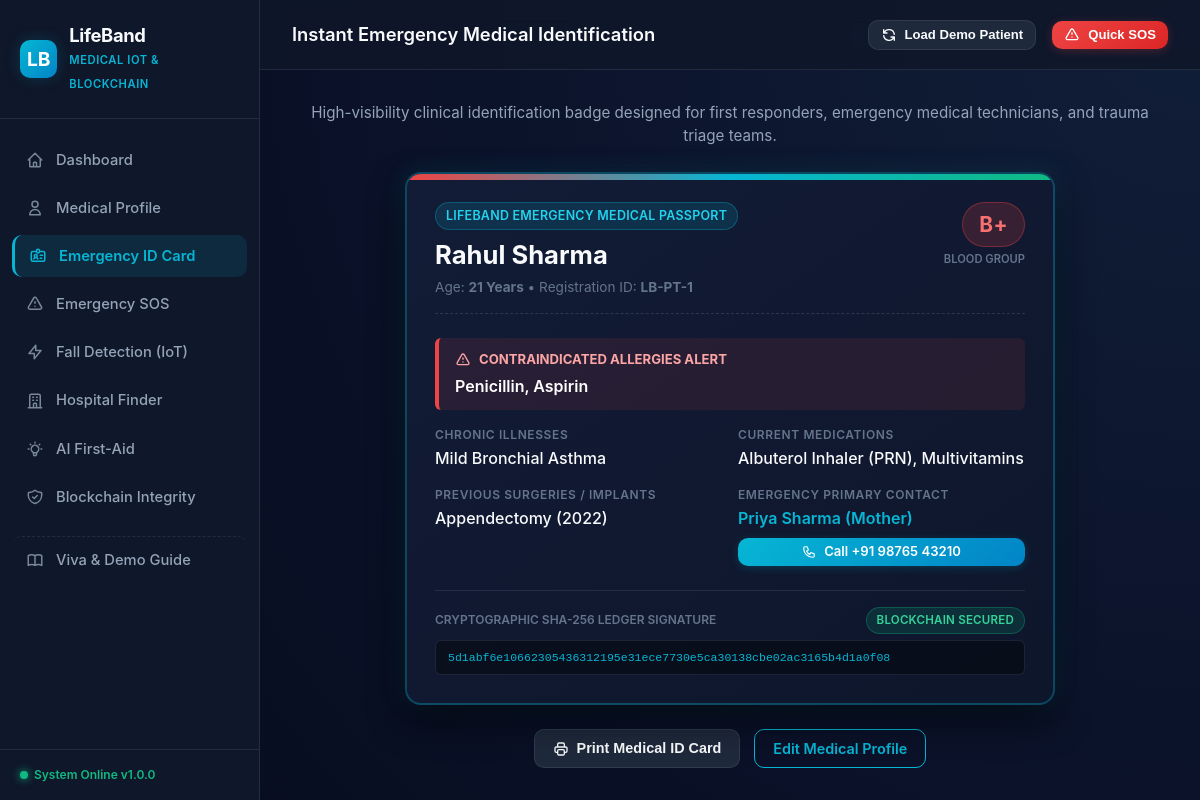
The app's page /medical-card with its own data.
### tables this page shows
CREATE TABLE patients (
    id INTEGER PRIMARY KEY AUTOINCREMENT,
    full_name TEXT NOT NULL,
    age INTEGER NOT NULL,
    blood_group TEXT NOT NULL,
    allergies TEXT DEFAULT '',
    chronic_diseases TEXT DEFAULT '',
    previous_surgeries TEXT DEFAULT '',
    current_medications TEXT DEFAULT '',
    emergency_contact_name TEXT NOT NULL,
    emergency_contact_phone TEXT NOT NULL,
    created_at TIMESTAMP DEFAULT CURRENT_TIMESTAMP,
    updated_at TIMESTAMP DEFAULT CURRENT_TIMESTAMP
);

CREATE TABLE medical_records_chain (
    id INTEGER PRIMARY KEY AUTOINCREMENT,
    patient_id INTEGER NOT NULL,
    version INTEGER NOT NULL,
    patient_data_json TEXT NOT NULL,
    previous_hash TEXT NOT NULL,
    current_hash TEXT NOT NULL,
    timestamp TEXT NOT NULL,
    FOREIGN KEY (patient_id) REFERENCES patients(id) ON DELETE CASCADE
);

### app.py (the view)
@app.route("/medical-card")
def medical_card():
    patient = get_active_patient()
    if not patient:
        patient, _ = load_demo_patient_profile()
    chain = get_record_chain(patient["id"])
    latest_hash = chain[-1]["current_hash"] if chain else "UNVERIFIED"
    return render_template(
        "medical_card.html",
        active_tab="medical-card",
        patient=patient,
        latest_hash=latest_hash
    )

### app.py (called while the page is built)
@app.context_processor
def inject_global_template_vars():
    active_patient = get_active_patient()
    active_emergency = get_active_emergency()
    completion = calculate_profile_completion(active_patient)
    return {
        "app_name": Config.APP_NAME,
        "app_tagline": Config.APP_TAGLINE,
        "version": Config.VERSION,
        "active_patient": active_patient,
        "active_emergency": active_emergency,
        "profile_completion": completion,
        "default_lat": Config.DEFAULT_LATITUDE,
        "default_lon": Config.DEFAULT_LONGITUDE,
        "default_location_name": Config.DEFAULT_LOCATION_NAME,
        "demo_locations": get_demo_locations()
    }

### database/db.py (called while the page is built)
def get_db_connection():
    os.makedirs(os.path.dirname(Config.DATABASE_PATH), exist_ok=True)
    conn = sqlite3.connect(Config.DATABASE_PATH)
    conn.row_factory = sqlite3.Row
    conn.execute("PRAGMA foreign_keys = ON;")
    return conn

def dict_from_row(row):
    if row is None:
        return None
    return {key: row[key] for key in row.keys()}

### services/blockchain_service.py (called while the page is built)
def get_record_chain(patient_id: int) -> list:
    conn = get_db_connection()
    try:
        cursor = conn.cursor()
        cursor.execute("""
            SELECT id, patient_id, version, patient_data_json, previous_hash, current_hash, timestamp
            FROM medical_records_chain
            WHERE patient_id = ?
            ORDER BY version ASC
        """, (patient_id,))
        rows = cursor.fetchall()
        chain = []
        for row in rows:
            record = dict_from_row(row)
            try:
                record['patient_data'] = json.loads(record['patient_data_json'])
            except Exception:
                record['patient_data'] = {}
            chain.append(record)
        return chain
    finally:
        conn.close()

### services/emergency_service.py (called while the page is built, shortened)
def get_active_emergency() -> Optional[Dict]:
    conn = get_db_connection()
    try:
        cursor = conn.cursor()
        cursor.execute("""
            SELECT e.*, p.full_name, p.blood_group, p.allergies, p.chronic_diseases,
                   p.emergency_contact_name, p.emergency_contact_phone
            FROM emergency_events e
            JOIN patients p ON e.patient_id = p.id
            WHERE e.status = 'ACTIVE'
            ORDER BY e.id DESC
            LIMIT 1
        """)
        row = cursor.fetchone()
        if not row:
            return None
    finally:
        conn.close()

### templates/medical_card.html (shortened to what this page needs)
{% extends "base.html" %}
{% block page_title %}Instant Emergency Medical Identification{% endblock %}
{% block content %}
<div style="text-align: center; margin-bottom: 24px;">
  <p style="font-size: 0.95rem; color: var(--text-secondary);">
    High-visibility clinical identification badge designed for first responders, emergency medical technicians, and trauma triage teams.
  </p>
</div>
<div class="medical-id-card">
  <div class="id-card-header">
    <div>
      <span class="badge badge-teal" style="margin-bottom: 6px;">LIFEBAND EMERGENCY MEDICAL PASSPORT</span>
      <h2 class="id-patient-name">{{ patient.full_name }}</h2>
      <div style="font-size: 0.85rem; color: var(--text-muted); margin-top: 2px;">
        Age: <strong>{{ patient.age }} Years</strong> &bull; Registration ID: <strong>LB-PT-{{ patient.id }}</strong>
      </div>
    </div>
    <div style="text-align: right;">
      <span class="badge badge-blood" style="font-size: 1.3rem; padding: 6px 16px;">
        {{ patient.blood_group }}
      </span>
      <div style="font-size: 0.7rem; color: var(--text-muted); text-transform: uppercase; margin-top: 4px; font-weight: 600;">
        Blood Group
      </div>
    </div>
  </div>
  {% if patient.allergies %}
    <div class="id-warning-box">
      <div style="display: flex; align-items: center; gap: 8px; font-size: 0.82rem; font-weight: 700; color: #FCA5A5; text-transform: uppercase; margin-bottom: 4px;">
        <svg width="16" height="16" fill="none" viewBox="0 0 24 24" stroke="currentColor">
          <path stroke-linecap="round" stroke-linejoin="round" stroke-width="2" d="M12 9v2m0 4h.01m-6.938 4h13.856c1.54 0 2.502-1.667 1.732-3L13.732 4c-.77-1.333-2.694-1.333-3.464 0L3.34 16c-.77 1.333.192 3 1.732 3z"/>
        </svg>
        Contraindicated Allergies Alert
      </div>
      <div style="font-size: 1rem; font-weight: 600; color: #fff;">
        {{ patient.allergies }}
      </div>
    </div>
  {% endif %}
  <div class="id-grid">
    <div>
      <div class="id-field-label">Chronic Illnesses</div>
      <div class="id-field-val">{{ patient.chronic_diseases or "None Reported" }}</div>
    </div>
    <div>
      <div class="id-field-label">Current Medications</div>
      <div class="id-field-val">{{ patient.current_medications or "None Reported" }}</div>
    </div>
    <div>
      <div class="id-field-label">Previous Surgeries / Implants</div>
      <div class="id-field-val">{{ patient.previous_surgeries or "None Reported" }}</div>
    </div>
    <div>
      <div class="id-field-label">Emergency Primary Contact</div>
      <div class="id-field-val" style="color: var(--teal-primary); font-weight: 600;">
        {{ patient.emergency_contact_name }}
      </div>
      <a href="tel:{{ patient.emergency_contact_phone }}" class="btn btn-sm btn-primary" style="margin-top: 8px; width: 100%;">
        Call {{ patient.emergency_contact_phone }}
      </a>
    </div>
  </div>
  <div style="border-top: 1px solid var(--border-color); padding-top: 16px;">
    <div style="display: flex; justify-content: space-between; align-items: center; margin-bottom: 6px;">
      <span style="font-size: 0.75rem; text-transform: uppercase; color: var(--text-muted); font-weight: 600;">
        Cryptographic SHA-256 Ledger Signature
      </span>
      <span class="badge badge-verified" style="font-size: 0.72rem;">BLOCKCHAIN SECURED</span>
    </div>
    <div class="hash-signature-pill">{{ latest_hash }}</div>
  </div>
</div>
<div style="display: flex; justify-content: center; gap: 14px; margin-top: 24px;">
  <button class="btn btn-secondary" onclick="window.print()">
    Print Medical ID Card
  </button>
  <a href="{{ url_for('profile') }}" class="btn btn-outline-teal">
    Edit Medical Profile
  </a>
</div>
{% endblock %}

### static/css/style.css (style rules this page uses)
:root { --bg-primary: #0A1128; --bg-secondary: #0F172A; --bg-tertiary: #1E293B; --bg-card: rgba(30, 41, 59, 0.7); --bg-card-hover: rgba(51, 65, 85, 0.8); --bg-input: #0B132B; --border-color: rgba(148, 163, 184, 0.15); --border-focus: rgba(6, 182, 212, 0.6); --teal-primary: #06B6D4; --teal-glow: rgba(6, 182, 212, 0.2); --cyan-accent: #0EA5E9; --emerald-accent: #10B981; --amber-warning: #F59E0B; --rose-danger: #EF4444; --rose-glow: rgba(239, 68, 68, 0.25); --text-primary: #F8FAFC; --text-secondary: #94A3B8; --text-muted: #64748B; --font-family: -apple-system, BlinkMacSystemFont, "Segoe UI", Roboto, "Helvetica Neue", Arial, sans-serif; --font-mono: "SFMono-Regular", Consolas, "Liberation Mono", Menlo, Courier, monospace; --sidebar-width: 260px; --header-height: 70px; --radius-sm: 6px; --radius-md: 10px; --radius-lg: 16px; --radius-full: 9999px; --shadow-sm: 0 1px 2px 0 rgba(0, 0, 0, 0.3); --shadow-md: 0 4px 6px -1px rgba(0, 0, 0, 0.4), 0 2px 4px -1px rgba(0, 0, 0, 0.2); --shadow-lg: 0 10px 15px -3px rgba(0, 0, 0, 0.5), 0 4px 6px -2px rgba(0, 0, 0, 0.3); --transition-fast: 0.15s ease; --transition-normal: 0.25s ease; }
*, *::before, *::after { box-sizing: border-box; margin: 0; padding: 0; }
body { font-family: var(--font-family); background: radial-gradient(circle at top right, #111e38 0%, #0a1128 60%, #070c1d 100%); color: var(--text-primary); min-height: 100vh; line-height: 1.5; -webkit-font-smoothing: antialiased; overflow-x: hidden; }
.btn { display: inline-flex; align-items: center; justify-content: center; gap: 8px; padding: 10px 18px; font-size: 0.9rem; font-weight: 600; border-radius: var(--radius-md); border: none; cursor: pointer; text-decoration: none; transition: all var(--transition-fast); line-height: 1.2; }
.btn-sm { padding: 6px 12px; font-size: 0.82rem; }
.btn-primary { background: linear-gradient(135deg, var(--teal-primary), #0284c7); color: #fff; box-shadow: 0 2px 10px var(--teal-glow); }
.btn-secondary { background-color: var(--bg-tertiary); color: var(--text-primary); border: 1px solid var(--border-color); }
.btn-outline-teal { background: transparent; color: var(--teal-primary); border: 1px solid var(--teal-primary); }
.badge { display: inline-flex; align-items: center; gap: 5px; padding: 4px 10px; border-radius: var(--radius-full); font-size: 0.78rem; font-weight: 600; letter-spacing: 0.02em; }
.badge-blood { background-color: rgba(239, 68, 68, 0.18); color: #F87171; border: 1px solid rgba(239, 68, 68, 0.35); font-weight: 700; font-size: 0.95rem; padding: 4px 12px; }
.badge-verified { background-color: rgba(16, 185, 129, 0.15); color: #34D399; border: 1px solid rgba(16, 185, 129, 0.3); }
.badge-teal { background-color: rgba(6, 182, 212, 0.15); color: #22D3EE; border: 1px solid rgba(6, 182, 212, 0.3); }
.medical-id-card { max-width: 650px; margin: 0 auto; background: linear-gradient(145deg, #131c36 0%, #0d162b 100%); border: 2px solid rgba(6, 182, 212, 0.3); border-radius: var(--radius-lg); padding: 28px; box-shadow: 0 15px 35px rgba(0, 0, 0, 0.6), 0 0 25px rgba(6, 182, 212, 0.15); position: relative; overflow: hidden; }
.medical-id-card::before { content: ""; position: absolute; top: 0; left: 0; right: 0; height: 6px; background: linear-gradient(90deg, #ef4444, #06b6d4, #10b981); }
.id-card-header { display: flex; justify-content: space-between; align-items: flex-start; margin-bottom: 24px; padding-bottom: 16px; border-bottom: 1px dashed rgba(148, 163, 184, 0.2); }
.id-patient-name { font-size: 1.6rem; font-weight: 700; color: var(--text-primary); }
.id-grid { display: grid; grid-template-columns: repeat(2, 1fr); gap: 16px; margin-bottom: 24px; }
.id-field-label { font-size: 0.75rem; text-transform: uppercase; color: var(--text-muted); font-weight: 600; letter-spacing: 0.05em; }
.id-field-val { font-size: 1rem; font-weight: 500; color: var(--text-primary); margin-top: 2px; }
.id-warning-box { background-color: rgba(239, 68, 68, 0.1); border-left: 4px solid var(--rose-danger); padding: 12px 16px; border-radius: var(--radius-sm); margin-bottom: 16px; }
.hash-signature-pill { font-family: var(--font-mono); font-size: 0.72rem; background-color: rgba(0, 0, 0, 0.4); padding: 8px 12px; border-radius: var(--radius-sm); border: 1px solid var(--border-color); color: var(--teal-primary); word-break: break-all; }

### records on screen
patients: full_name "Rahul Sharma", age "21", id "1", blood_group "B+", allergies "Penicillin, Aspirin", chronic_diseases "Mild Bronchial Asthma", current_medications "Albuterol Inhaler (PRN), Multivitamins", previous_surgeries "Appendectomy (2022)", emergency_contact_name "Priya Sharma (Mother)", emergency_contact_phone "+91 98765 43210"
medical_records_chain: current_hash "5d1abf6e10662305436312195e31ece7730e5ca30138cbe02ac3165b4d1a0f08"

### other values on screen
{{ version }} "1.0.0"
